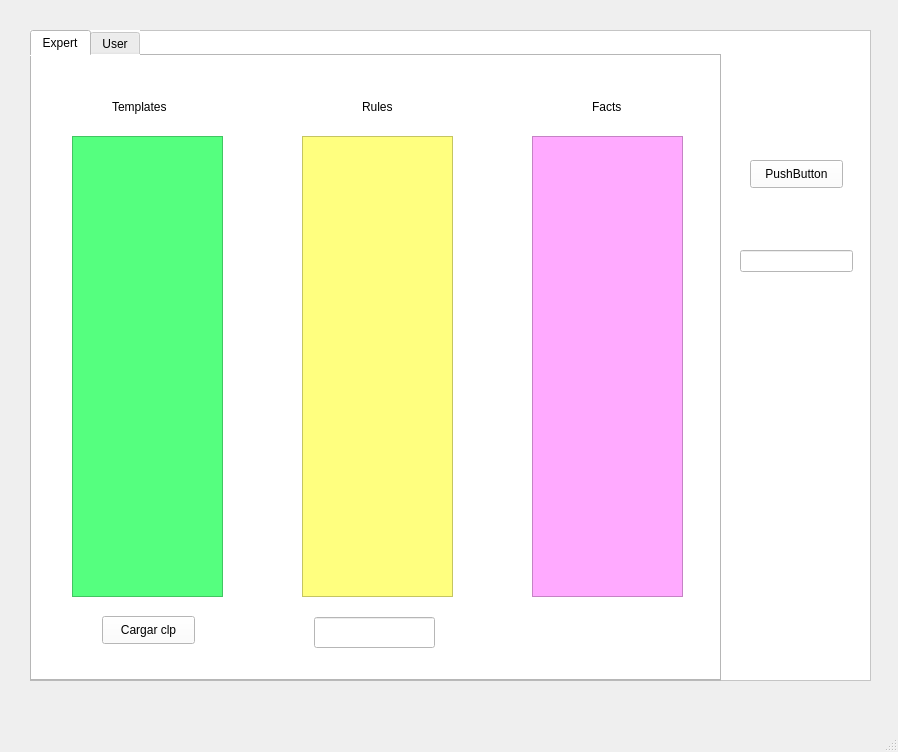
<?xml version="1.0" encoding="UTF-8"?>
<ui version="4.0">
 <class>MainWindow</class>
 <widget class="QMainWindow" name="MainWindow">
  <property name="geometry">
   <rect>
    <x>0</x>
    <y>0</y>
    <width>898</width>
    <height>752</height>
   </rect>
  </property>
  <property name="windowTitle">
   <string>MainWindow</string>
  </property>
  <widget class="QWidget" name="centralwidget">
   <widget class="QFrame" name="frame">
    <property name="geometry">
     <rect>
      <x>30</x>
      <y>30</y>
      <width>841</width>
      <height>651</height>
     </rect>
    </property>
    <property name="styleSheet">
     <string notr="true">background-color: rgb(255, 255, 255);</string>
    </property>
    <property name="frameShape">
     <enum>QFrame::StyledPanel</enum>
    </property>
    <property name="frameShadow">
     <enum>QFrame::Raised</enum>
    </property>
    <widget class="QTabWidget" name="Expert">
     <property name="geometry">
      <rect>
       <x>0</x>
       <y>0</y>
       <width>691</width>
       <height>651</height>
      </rect>
     </property>
     <property name="currentIndex">
      <number>0</number>
     </property>
     <widget class="QWidget" name="Expert_2">
      <attribute name="title">
       <string>Expert</string>
      </attribute>
      <widget class="QListWidget" name="listPlantillas">
       <property name="geometry">
        <rect>
         <x>40</x>
         <y>80</y>
         <width>151</width>
         <height>461</height>
        </rect>
       </property>
       <property name="styleSheet">
        <string notr="true">background-color: rgb(85, 255, 127);</string>
       </property>
      </widget>
      <widget class="QLabel" name="label">
       <property name="geometry">
        <rect>
         <x>80</x>
         <y>40</y>
         <width>61</width>
         <height>21</height>
        </rect>
       </property>
       <property name="text">
        <string>Templates</string>
       </property>
      </widget>
      <widget class="QListWidget" name="listRules">
       <property name="geometry">
        <rect>
         <x>270</x>
         <y>80</y>
         <width>151</width>
         <height>461</height>
        </rect>
       </property>
       <property name="styleSheet">
        <string notr="true">background-color: rgb(255, 255, 127);</string>
       </property>
      </widget>
      <widget class="QLabel" name="label_2">
       <property name="geometry">
        <rect>
         <x>330</x>
         <y>40</y>
         <width>31</width>
         <height>21</height>
        </rect>
       </property>
       <property name="text">
        <string>Rules</string>
       </property>
      </widget>
      <widget class="QListWidget" name="listFacts">
       <property name="geometry">
        <rect>
         <x>500</x>
         <y>80</y>
         <width>151</width>
         <height>461</height>
        </rect>
       </property>
       <property name="styleSheet">
        <string notr="true">background-color: rgb(255, 170, 255);</string>
       </property>
      </widget>
      <widget class="QLabel" name="label_3">
       <property name="geometry">
        <rect>
         <x>560</x>
         <y>40</y>
         <width>31</width>
         <height>21</height>
        </rect>
       </property>
       <property name="text">
        <string>Facts</string>
       </property>
      </widget>
      <widget class="QPushButton" name="btCargar">
       <property name="geometry">
        <rect>
         <x>70</x>
         <y>560</y>
         <width>93</width>
         <height>28</height>
        </rect>
       </property>
       <property name="text">
        <string>Cargar clp</string>
       </property>
      </widget>
      <widget class="QLineEdit" name="txt_basura">
       <property name="geometry">
        <rect>
         <x>282</x>
         <y>561</y>
         <width>121</width>
         <height>31</height>
        </rect>
       </property>
      </widget>
     </widget>
     <widget class="QWidget" name="User">
      <attribute name="title">
       <string>User</string>
      </attribute>
     </widget>
    </widget>
    <widget class="QPushButton" name="bt_Prueba">
     <property name="geometry">
      <rect>
       <x>720</x>
       <y>130</y>
       <width>93</width>
       <height>28</height>
      </rect>
     </property>
     <property name="text">
      <string>PushButton</string>
     </property>
    </widget>
    <widget class="QLineEdit" name="txt_prueba">
     <property name="geometry">
      <rect>
       <x>710</x>
       <y>220</y>
       <width>113</width>
       <height>22</height>
      </rect>
     </property>
    </widget>
   </widget>
  </widget>
  <widget class="QMenuBar" name="menubar">
   <property name="geometry">
    <rect>
     <x>0</x>
     <y>0</y>
     <width>898</width>
     <height>26</height>
    </rect>
   </property>
  </widget>
  <widget class="QStatusBar" name="statusbar"/>
 </widget>
 <resources/>
 <connections/>
</ui>
